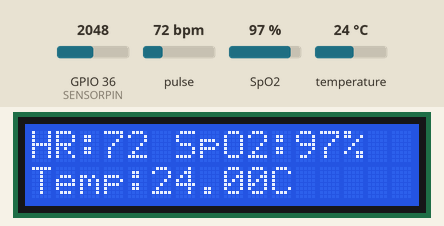
Bench run of a program on a simulated ESP32. Shown: 16×2 character LCD. The test bench sets the inputs (shaded band); at power-on: temperature 24 °C, pulse 72 bpm, SpO2 97 %, GPIO 36 (SENSORPIN) = 2048. WiFi joins after 1.5 s; servers stay silent unless stated; network time is answered at once with the bench clock; the local clock reads 2024-03-15 10:24:30 at power-on unless the program sets it; no MQTT or app messages arrive unless stated; what the program prints to the serial monitor is not drawn.

Above: at 11.5 s.
11.6 s: temperature set to 2 °C
At 18.4 s:
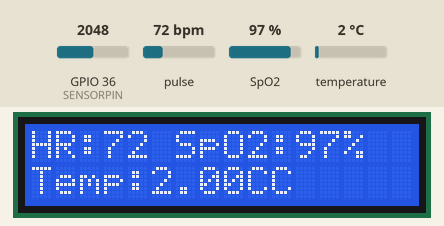
19.3 s: pulse set to 42 bpm
At 25.9 s:
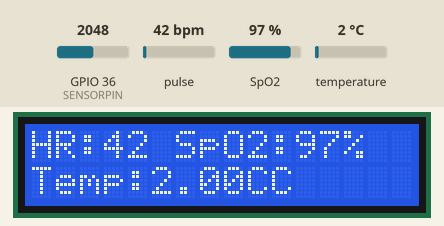
26.2 s: SpO2 set to 80 %
At 32.3 s:
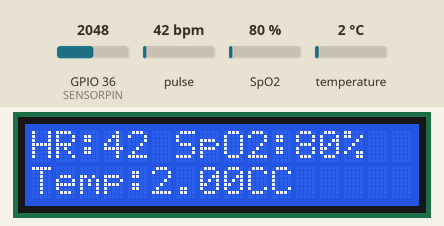
42.4 s: temperature set to 12 °C
At 45.9 s:
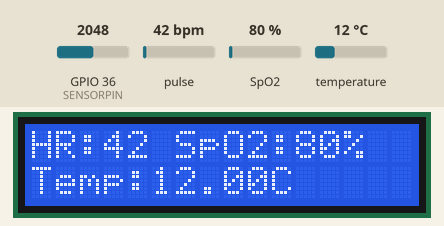
47.0 s: pulse set to 70 bpm
At 53.5 s:
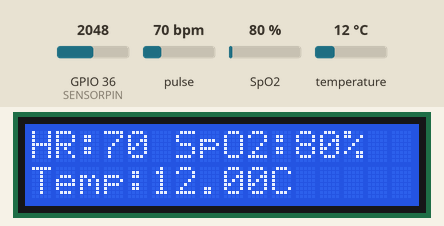
Timing chart, 0 to 54.9 s (numbered marks = the images above; inputs shaded):
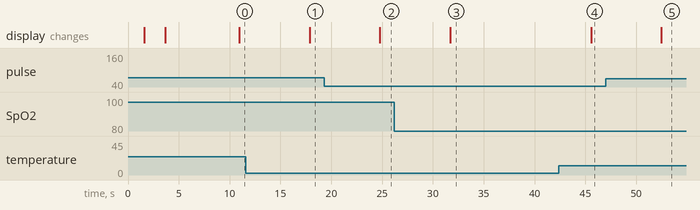

The program:

main.cpp
```cpp
#include <Arduino.h>
#include <Wire.h>
#include <LiquidCrystal_I2C.h>
#include "MAX30105.h"
#include "spo2_algorithm.h"
#include <OneWire.h>
#include <DallasTemperature.h>

#include <WiFi.h>
#include <WiFiUdp.h>
#include <PubSubClient.h>
#include <NTPClient.h>

#define WIFISSID "KSP"                              // Enter WifiSSID here
#define PASSWORD "9550421866"                       // Enter password here
#define TOKEN "BBUS-8aiVRPtbvrakumJenefspzi4tEXDpc" // Ubidots' TOKEN
#define MQTT_CLIENT_NAME "mymqttclient"             // MQTT client Name

// Ubidots Variable Labels
#define VARIABLE_LABEL "ecg-sensor"
#define VARIABLE_LABEL_TEMP "temp"
#define VARIABLE_LABEL_SPO2 "spo2"
#define VARIABLE_LABEL_HEART_RATE "heart_rate"
#define DEVICE_LABEL "healthmonitor" // ubidots device label

#define SENSORPIN A0 // Set the A0 as SENSORPIN
char mqttBroker[] = "industrial.api.ubidots.com";
char payload[10000];
char topic[150];
// Space to store values to send
char str_sensor[10];
char str_millis[20];
double epochseconds = 0;
double epochmilliseconds = 0;
double current_millis = 0;
double current_millis_at_sensordata = 0;
double timestampp = 0;
int j = 0;
/****************************************
   Auxiliar Functions
 ****************************************/
WiFiClient ubidots;
PubSubClient client(ubidots);
WiFiUDP ntpUDP;
NTPClient timeClient(ntpUDP, "pool.ntp.org");
void callback(char *topic, byte *payload, unsigned int length)
{
    char p[length + 1];
    memcpy(p, payload, length);
    p[length] = NULL;
    Serial.write(payload, length);
    Serial.println(topic);
}
void reconnect()
{
    // Loop until we're reconnected
    while (!client.connected())
    {
        Serial.println("Attempting MQTT connection...");
        // Attemp to connect
        if (client.connect(MQTT_CLIENT_NAME, TOKEN, ""))
        {
            Serial.println("Connected");
        }
        else
        {
            Serial.print("Failed, rc=");
            Serial.print(client.state());
            Serial.println(" try again in 2 seconds");
            // Wait 2 seconds before retrying
            delay(2000);
        }
    }
}

// Pin for DS18B20
#define ONE_WIRE_BUS 4 // D4 pin of ESP32

// Create an instance of the OneWire and DallasTemperature libraries
OneWire oneWire(ONE_WIRE_BUS);
DallasTemperature sensors(&oneWire);

// Create LCD object with I2C address (usually 0x27 or 0x3F) and dimensions
LiquidCrystal_I2C lcd(0x27, 16, 2);
MAX30105 particleSensor;

#define MAX_BRIGHTNESS 255

uint32_t irBuffer[100];  // Infrared LED sensor data
uint32_t redBuffer[100]; // Red LED sensor data
int32_t bufferLength;    // Data length
int32_t spo2;            // SpO2 value
int8_t validSPO2;        // Indicator for valid SpO2 calculation
int32_t heartRate;       // Heart rate value
int8_t validHeartRate;   // Indicator for valid heart rate calculation

// Function to publish data for a specific variable
void publishVariableData(const char *variableLabel, float value)
{
    char localPayload[300];
    char strValue[10];
    char strTimestamp[20];

    sprintf(topic, "%s%s", "/v1.6/devices/", DEVICE_LABEL);

    // Convert value to string
    dtostrf(value, 4, 2, strValue);

    // Calculate timestamp
    current_millis_at_sensordata = millis();
    timestampp = epochmilliseconds + (current_millis_at_sensordata - current_millis);
    dtostrf(timestampp, 10, 0, strTimestamp);

    // Create payload
    sprintf(localPayload, "{\"%s\": [{\"value\": %s, \"timestamp\": %s}]}",
            variableLabel, strValue, strTimestamp);

    // Publish payload
    client.publish(topic, localPayload);

    // Print for debugging
    Serial.print("Publishing ");
    Serial.print(variableLabel);
    Serial.print(": ");
    Serial.println(localPayload);
}

void setup()
{

    Serial.begin(115200);
    WiFi.begin(WIFISSID, PASSWORD);
    // Assign the pin as INPUT
    pinMode(SENSORPIN, INPUT);
    Serial.println();
    Serial.print("Waiting for WiFi...");
    while (WiFi.status() != WL_CONNECTED)
    {
        Serial.print(".");
        delay(500);
    }
    Serial.println("");
    Serial.println("WiFi Connected");
    Serial.println("IP address: ");
    Serial.println(WiFi.localIP());
    timeClient.begin();
    client.setServer(mqttBroker, 1883);
    client.setCallback(callback);
    timeClient.update();
    epochseconds = timeClient.getEpochTime();
    epochmilliseconds = epochseconds * 1000;
    Serial.print("epochmilliseconds=");
    Serial.println(epochmilliseconds);
    current_millis = millis();
    Serial.print("current_millis=");
    Serial.println(current_millis);

    // Initialize LCD
    lcd.init();
    lcd.backlight();
    lcd.setCursor(0, 0);
    lcd.print("Initializing...");
    delay(2000);

    // Initialize MAX30105 sensor
    if (!particleSensor.begin(Wire, I2C_SPEED_FAST))
    {
        lcd.setCursor(0, 0);
        lcd.print("Sensor Error");
        Serial.println("MAX30105 Sensor Initialization Failed!");
        while (1)
            ; // Halt if sensor initialization fails
    }

    lcd.clear();
    lcd.setCursor(0, 0);
    lcd.print("Attach Sensor");

    // Initialize DS18B20 temperature sensor
    sensors.begin();

    // MAX30105 configuration
    byte ledBrightness = 100; // LED brightness (0=Off, 255=50mA)
    byte sampleAverage = 4;   // Average samples
    byte ledMode = 2;         // Red + IR
    byte sampleRate = 100;    // Sampling rate in Hz
    int pulseWidth = 411;     // Pulse width
    int adcRange = 4096;      // ADC range

    particleSensor.setup(ledBrightness, sampleAverage, ledMode, sampleRate, pulseWidth, adcRange);
    delay(2000); // Allow time for initialization
}

void loop()
{

    if (!client.connected())
    {
        reconnect();
        j = 0;
    }
    // sprintf(payload, "%s", "{\"ECG_Sensor_data\": [{\"value\":1234, \"timestamp\": 1595972075},{\"value\":1111, \"timestamp\": 1595971075},{\"value\":2222, \"timestamp\": 1595970075}]}");
    j = j + 1;
    Serial.print("j=");
    Serial.println(j);
    sprintf(topic, "%s%s", "/v1.6/devices/", DEVICE_LABEL);
    sprintf(payload, "%s", "");                     // Cleans the payload
    sprintf(payload, "{\"%s\": [", VARIABLE_LABEL); // Adds the variable label
    for (int i = 1; i <= 3; i++)
    {
        float sensor = analogRead(SENSORPIN);
        dtostrf(sensor, 4, 2, str_sensor);
        sprintf(payload, "%s{\"value\":", payload);      // Adds the value
        sprintf(payload, "%s %s,", payload, str_sensor); // Adds the value
        current_millis_at_sensordata = millis();
        timestampp = epochmilliseconds + (current_millis_at_sensordata - current_millis);
        dtostrf(timestampp, 10, 0, str_millis);
        sprintf(payload, "%s \"timestamp\": %s},", payload, str_millis); // Adds the value
        delay(150);
    }
    float sensor = analogRead(SENSORPIN);
    dtostrf(sensor, 4, 2, str_sensor);
    current_millis_at_sensordata = millis();
    timestampp = epochmilliseconds + (current_millis_at_sensordata - current_millis);
    dtostrf(timestampp, 10, 0, str_millis);
    sprintf(payload, "%s{\"value\":%s, \"timestamp\": %s}]}", payload, str_sensor, str_millis);
    Serial.println("Publishing data to Ubidots Cloud");
    client.publish(topic, payload);
    Serial.println(payload);
    // client.loop();

    bufferLength = 100; // Store 4 seconds of samples at 25 samples per second

    // Read first 100 samples
    for (byte i = 0; i < bufferLength; i++)
    {
        while (!particleSensor.available())
        {
            particleSensor.check();
        }

        redBuffer[i] = particleSensor.getRed();
        irBuffer[i] = particleSensor.getIR();
        particleSensor.nextSample();
    }

    // Calculate heart rate and SpO2
    maxim_heart_rate_and_oxygen_saturation(irBuffer, bufferLength, redBuffer, &spo2, &validSPO2, &heartRate, &validHeartRate);

    // Read temperature from DS18B20
    sensors.requestTemperatures();
    float temperature = sensors.getTempCByIndex(0); // Get the first sensor's temperature

    // Display data on LCD
    lcd.setCursor(0, 0);
    lcd.print("HR:");
    if (validHeartRate && heartRate > 30 && heartRate < 300)
    {
        lcd.print(heartRate); // Print HR
        lcd.print(" ");
        publishVariableData(VARIABLE_LABEL_HEART_RATE, heartRate);
    }
    else
    {
        lcd.print("-- ");
    }

    lcd.print("SpO2:");
    if (validSPO2 && spo2 > 70 && spo2 <= 100)
    {
        lcd.print(spo2); // Print SpO2
        lcd.print("%");
        publishVariableData(VARIABLE_LABEL_SPO2, spo2);
    }
    else
    {
        lcd.print("--%");
    }

    lcd.setCursor(0, 1);
    lcd.print("Temp:");
    if (temperature != DEVICE_DISCONNECTED_C)
    {
        lcd.print(temperature, 2); // Print temperature to 2 decimal places
        lcd.print("C");
        publishVariableData(VARIABLE_LABEL_TEMP, temperature);
    }
    else
    {
        lcd.print("Error");
    }

    // Print data to Serial Monitor
    Serial.print("Heart Rate: ");
    if (validHeartRate && heartRate > 30 && heartRate < 300)
    {
        Serial.print(heartRate);
    }
    else
    {
        Serial.print("--");
    }

    Serial.print(" bpm | SpO2: ");
    if (validSPO2 && spo2 > 70 && spo2 <= 100)
    {
        Serial.print(spo2);
        Serial.print("%");
    }
    else
    {
        Serial.print("--%");
    }

    Serial.print(" | Temperature: ");
    if (temperature != DEVICE_DISCONNECTED_C)
    {
        Serial.print(temperature, 2);
        Serial.println(" °C");
    }
    else
    {
        Serial.println("Error");
    }

    // Refresh readings
    for (byte i = 25; i < 100; i++)
    {
        redBuffer[i - 25] = redBuffer[i];
        irBuffer[i - 25] = irBuffer[i];
    }

    for (byte i = 75; i < 100; i++)
    {
        while (!particleSensor.available())
        {
            particleSensor.check();
        }

        redBuffer[i] = particleSensor.getRed();
        irBuffer[i] = particleSensor.getIR();
        particleSensor.nextSample();
    }

    maxim_heart_rate_and_oxygen_saturation(irBuffer, bufferLength, redBuffer, &spo2, &validSPO2, &heartRate, &validHeartRate);

    delay(1000); // Delay for readability
}
```

test.cpp
```cpp
// #include <Arduino.h>
// #include <Wire.h>
// #include <LiquidCrystal_I2C.h>
// #include "MAX30105.h"
// #include "spo2_algorithm.h"
// #include <OneWire.h>
// #include <DallasTemperature.h>

// // Pin for DS18B20
// #define ONE_WIRE_BUS 4 // D4 pin of ESP32

// // Create an instance of the OneWire and DallasTemperature libraries
// OneWire oneWire(ONE_WIRE_BUS);
// DallasTemperature sensors(&oneWire);

// // Create LCD object with I2C address (usually 0x27 or 0x3F) and dimensions
// LiquidCrystal_I2C lcd(0x27, 16, 2);
// MAX30105 particleSensor;

// #define MAX_BRIGHTNESS 255

// uint32_t irBuffer[100]; // Infrared LED sensor data
// uint32_t redBuffer[100]; // Red LED sensor data
// int32_t bufferLength; // Data length
// int32_t spo2; // SpO2 value
// int8_t validSPO2; // Indicator for valid SpO2 calculation
// int32_t heartRate; // Heart rate value
// int8_t validHeartRate; // Indicator for valid heart rate calculation

// void setup() {
//   Serial.begin(115200);

//   // Initialize LCD
//   lcd.init();
//   lcd.backlight();
//   lcd.setCursor(0, 0);
//   lcd.print("Initializing...");
//   delay(2000);

//   // Initialize MAX30105 sensor
//   if (!particleSensor.begin(Wire, I2C_SPEED_FAST)) {
//     lcd.setCursor(0, 0);
//     lcd.print("Sensor Error");
//     Serial.println("MAX30105 Sensor Initialization Failed!");
//     while (1); // Halt if sensor initialization fails
//   }

//   lcd.clear();
//   lcd.setCursor(0, 0);
//   lcd.print("Attach Sensor");

//   // Initialize DS18B20 temperature sensor
//   sensors.begin();

//   // MAX30105 configuration
//   byte ledBrightness = 60; // LED brightness (0=Off, 255=50mA)
//   byte sampleAverage = 4;  // Average samples
//   byte ledMode = 2;        // Red + IR
//   byte sampleRate = 100;   // Sampling rate in Hz
//   int pulseWidth = 411;    // Pulse width
//   int adcRange = 4096;     // ADC range

//   particleSensor.setup(ledBrightness, sampleAverage, ledMode, sampleRate, pulseWidth, adcRange);
//   delay(2000); // Allow time for initialization
// }

// void loop() {
//   bufferLength = 100; // Store 4 seconds of samples at 25 samples per second

//   // Read first 100 samples
//   for (byte i = 0; i < bufferLength; i++) {
//     while (!particleSensor.available()) {
//       particleSensor.check();
//     }

//     redBuffer[i] = particleSensor.getRed();
//     irBuffer[i] = particleSensor.getIR();
//     particleSensor.nextSample();
//   }

//   // Calculate heart rate and SpO2
//   maxim_heart_rate_and_oxygen_saturation(irBuffer, bufferLength, redBuffer, &spo2, &validSPO2, &heartRate, &validHeartRate);

//   // Read temperature from DS18B20
//   sensors.requestTemperatures();
//   float temperature = sensors.getTempCByIndex(0); // Get the first sensor's temperature

//   // Display data on LCD
//   lcd.setCursor(0, 0);
//   lcd.print("HR:");
//   if (validHeartRate && heartRate > 30 && heartRate < 300) {
//     lcd.print(heartRate); // Print HR
//     lcd.print(" ");
//   } else {
//     lcd.print("-- ");
//   }

//   lcd.print("SpO2:");
//   if (validSPO2 && spo2 > 70 && spo2 <= 100) {
//     lcd.print(spo2); // Print SpO2
//     lcd.print("%");
//   } else {
//     lcd.print("--%");
//   }

//   lcd.setCursor(0, 1);
//   lcd.print("Temp:");
//   if (temperature != DEVICE_DISCONNECTED_C) {
//     lcd.print(temperature, 2); // Print temperature to 2 decimal places
//     lcd.print("C");
//   } else {
//     lcd.print("Error");
//   }

//   // Print data to Serial Monitor
//   Serial.print("Heart Rate: ");
//   if (validHeartRate && heartRate > 30 && heartRate < 300) {
//     Serial.print(heartRate);
//   } else {
//     Serial.print("--");
//   }

//   Serial.print(" bpm | SpO2: ");
//   if (validSPO2 && spo2 > 70 && spo2 <= 100) {
//     Serial.print(spo2);
//     Serial.print("%");
//   } else {
//     Serial.print("--%");
//   }

//   Serial.print(" | Temperature: ");
//   if (temperature != DEVICE_DISCONNECTED_C) {
//     Serial.print(temperature, 2);
//     Serial.println(" °C");
//   } else {
//     Serial.println("Error");
//   }

//   // Refresh readings
//   for (byte i = 25; i < 100; i++) {
//     redBuffer[i - 25] = redBuffer[i];
//     irBuffer[i - 25] = irBuffer[i];
//   }

//   for (byte i = 75; i < 100; i++) {
//     while (!particleSensor.available()) {
//       particleSensor.check();
//     }

//     redBuffer[i] = particleSensor.getRed();
//     irBuffer[i] = particleSensor.getIR();
//     particleSensor.nextSample();
//   }

//   maxim_heart_rate_and_oxygen_saturation(irBuffer, bufferLength, redBuffer, &spo2, &validSPO2, &heartRate, &validHeartRate);

//   delay(1000); // Delay for readability
// }
```

Measured:
- after the input at 11.6 s, the display: changes after 6.3 s (image 1)
- after the input at 19.3 s, the display: changes after 5.5 s (image 2)
- after the input at 26.2 s, the display: changes after 5.5 s (image 3)
- after the input at 42.4 s, the display: changes after 3.2 s (image 4)
- after the input at 47.0 s, the display: changes after 5.5 s (image 5)
